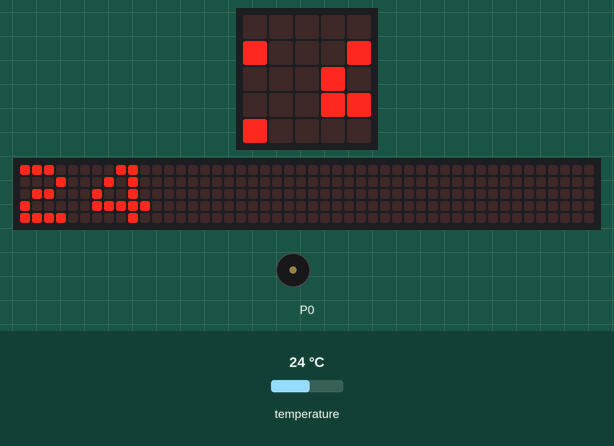
The program below on a simulated BBC micro:bit (MakeCode). Shown: the board's 5×5 LED display, a strip that is not on the board, showing the scrolling text unrolled, buzzer (waves = sounding). Inputs (shaded band) come from the test bench; at power-on: temperature 24 °C. The 48×5 strip is a reading aid, not a part: it shows the text the display is scrolling, unrolled, one strip-width of it at a time.

Above: at 1.27 s.
1.3 s: temperature set to 25.6 °C
At 3.37 s:
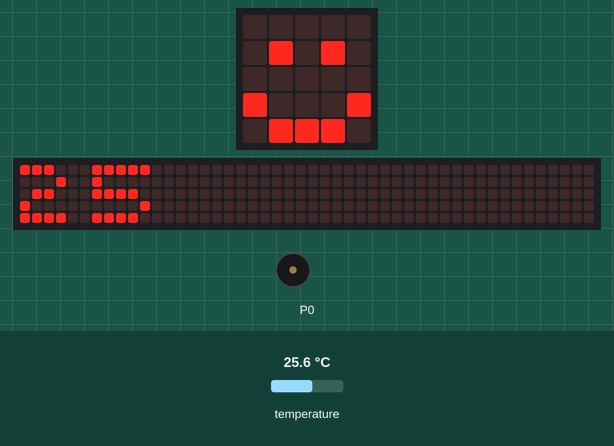
8.1 s: temperature set to 26.6 °C
At 12.9 s:
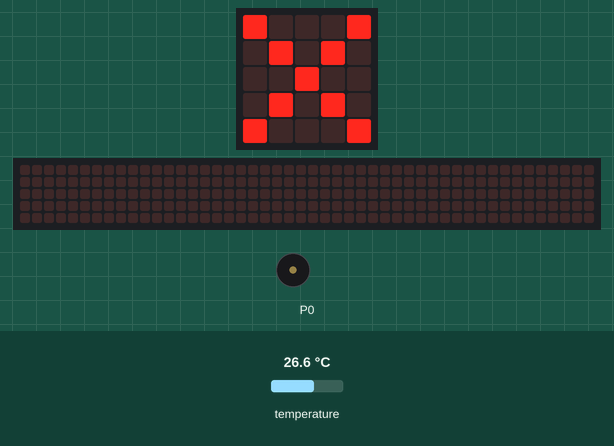
13.7 s: temperature set to 31.6 °C
17.5 s: temperature set to 32.8 °C
At 20.01 s:
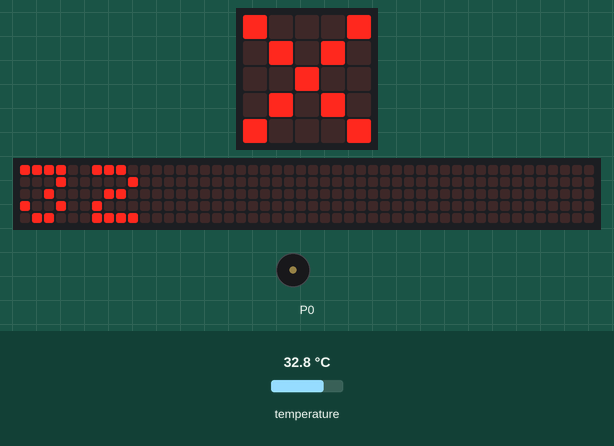
21.4 s: temperature set to 25 °C
At 27.7 s:
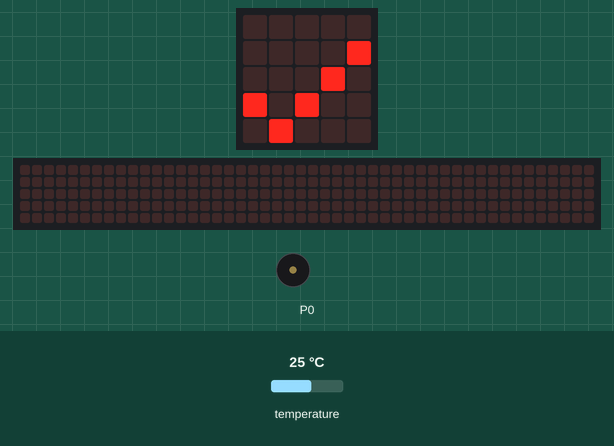
Timing chart, 0 to 35.9 s (numbered marks = the images above; inputs shaded):
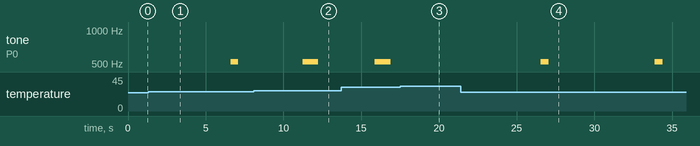

Measured:
- the behaviour switches between 25.9 and 26 °C on temperature (found by bisection; images 1 and 2)
- the behaviour switches between 31.9 and 32 °C on temperature (found by bisection; images 2 and 3)
- after the input at 8.1 s, tone on P0: silent → 523 Hz after 3.1 s, → silent 1.0 s later; the display: changes after 2.5 s (image 2)
- after the input at 17.5 s, tone on P0: stays silent (without the input it goes to 523 Hz after 3.0 s); the display: changes after 2.4 s (image 3)
- after the input at 21.4 s, tone on P0: alternates 523 Hz for 0.50 s and silent for 6.8 s, starting after 5.1 s

The program:

main.ts
```typescript
basic.forever(function () {
    basic.showNumber(input.temperature())
    basic.showIcon(IconNames.Happy)
    while (input.temperature() < 26) {
        basic.showNumber(input.temperature())
        basic.showIcon(IconNames.Yes)
        music.playMelody("C5 - - - - - - - ", 120)
    }
    while (input.temperature() < 32) {
        basic.showIcon(IconNames.No)
        music.playMelody("C5 C5 - - - - - - ", 120)
    }
})
```

test.ts
```typescript
// aquí va el archivo "tests"; esto no se compilará cuando este paquete se utilice como una extensión.
```
